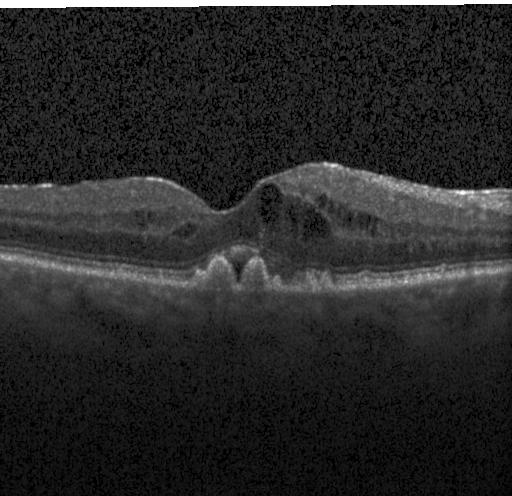
#> input picture data/test_image14.jpeg, 512 x 496 px
$ jupyter execute visuals.ipynb
#> lines starting #> are read from the running program, lines starting #| are printed output that depends on the picture; after the words box and inside, x2 and y2 are one past the last pixel; in counts of white or black regions, pixels touching at a corner belong together
#> further down, image is the input picture: shape (496, 512, 3); min 0, max 255, mean 40.4
### prepocessing/preprocessor.py
import cv2
import numpy as np
from skimage.util import img_as_float
from skimage.restoration import estimate_sigma
from bm3d import bm3d, BM3DStages

class Preprocessor:
    def __init__(self):
        pass

    # [17 lines left out: functions prepare, remove_noise, resize_image, not called in this run]

    def get_contours(self, image):
        contours, hierarchy = cv2.findContours(image, cv2.RETR_LIST, cv2.CHAIN_APPROX_SIMPLE)
        approved_cnts = []
        for cnt in contours:
            contourArea = cv2.contourArea(cnt)
            if (contourArea > 250):
                x, y, w, h = cv2.boundingRect(cnt)
                if (w < image.shape[1] / 4):
                    approved_cnts.append(cnt)
                elif (not self.is_line(cnt)) :
                    approved_cnts.append(cnt)
        return approved_cnts

    def is_line(self, contour):
        [vx, vy, x0, y0] = cv2.fitLine(contour, cv2.DIST_L2, 0, 0.01, 0.01)

        errors = []
        for point in contour:
            x, y = point[0]
            distance = abs(vy * (x - x0) - vx * (y - y0))
            errors.append(distance)
        return max(errors) < 13 # 12

    def smooth_image(self, image):
        image_medianBlur = cv2.medianBlur(image, 21)
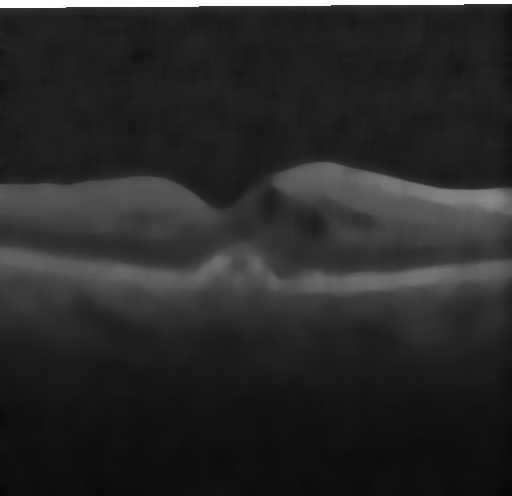
#> image_medianBlur: shape (496, 512); min 7, max 255, mean 40.9
        image_medianBlur = cv2.bilateralFilter(image_medianBlur, 11, 150, 150)
        return image_medianBlur

    def convert_to_gray(self, image):
        return cv2.cvtColor(image, cv2.COLOR_RGB2GRAY)

    def sobel(self, image):
        return cv2.Sobel(image, -1, 0, 1, ksize=5)
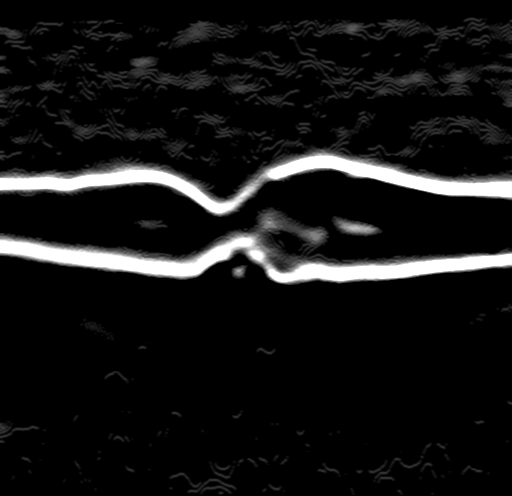
#> returned value: shape (496, 512); min 0, max 255, mean 20.7

    def threshold(self, image):
        return cv2.threshold(image, 100, 255, cv2.THRESH_BINARY)

    def morph_open(self, image, element):
        binary = cv2.morphologyEx(image, cv2.MORPH_OPEN, element)
        return binary

    def morph_close(self, image, element):
        binary = cv2.morphologyEx(image, cv2.MORPH_CLOSE, element)
        return binary

    def find_contours(self, image):
        contours, hierarchy = cv2.findContours(image, cv2.RETR_LIST, cv2.CHAIN_APPROX_SIMPLE)
        return contours, hierarchy

### prepocessing/visuals.ipynb
[cell 1]
import cv2
import numpy as np
import os
import matplotlib.pyplot as plt
from preprocessor import Preprocessor

[cell 2]
image = cv2.imread("../data/test_image14.jpeg")
prep = Preprocessor()
plt.imshow(image)
plt.show()

[cell 3]
converted_image = prep.convert_to_gray(image)
plt.imshow(converted_image, cmap='gray', vmin = 0, vmax = 255)
plt.show()

[cell 4]
filtered_image = prep.smooth_image(converted_image)
plt.imshow(filtered_image, cmap='gray', vmin = 0, vmax = 255)
plt.show()

[cell 5]
sobel_image = prep.sobel(filtered_image)
plt.imshow(sobel_image, cmap='gray', vmin = 0, vmax = 255)
plt.show()

[cell 6]
ret2, binary = prep.threshold(sobel_image)
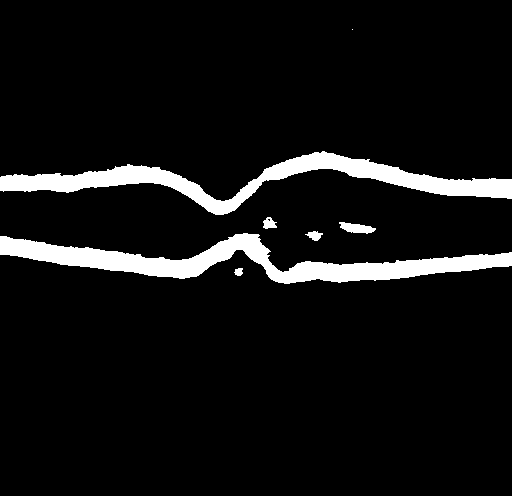
#> binary: shape (496, 512); 7.1% white; 7 white regions (1 under 20 px), largest, box (x1, y1, x2, y2) and area: (0, 233, 512, 284) 9134, (0, 151, 512, 215) 8440, (339, 222, 376, 234) 268, (263, 217, 277, 229) 112, (305, 231, 323, 241) 104, (234, 268, 243, 276) 55
#> ret2 = 100
plt.imshow(binary, cmap='gray', vmin = 0, vmax = 255)
plt.show()

[cell 7]
element = cv2.getStructuringElement(cv2.MORPH_ELLIPSE, (5, 5))
binary = prep.morph_open(binary, element)
#> in morph_open, `binary = cv2.morphologyEx(image, cv2.MORPH_OPEN, element)`:
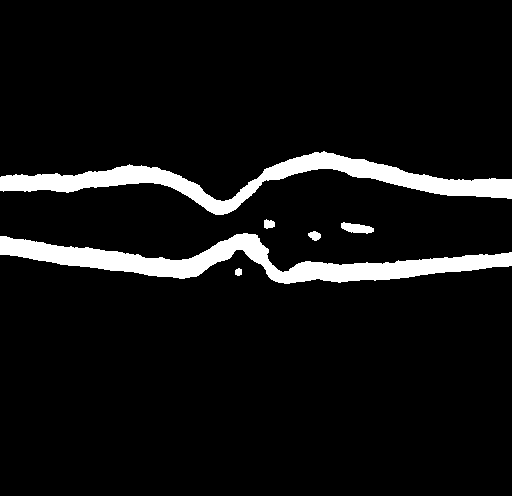
#> binary: shape (496, 512); 7.1% white; 6 white regions, box (x1, y1, x2, y2) and area: (0, 233, 512, 284) 9108, (0, 151, 512, 215) 8406, (341, 222, 374, 234) 253, (308, 231, 321, 241) 90, (264, 219, 275, 229) 84, (235, 268, 242, 276) 46
binary = prep.morph_close(binary, element)
#> in morph_close, `binary = cv2.morphologyEx(image, cv2.MORPH_CLOSE, element)`: binary: shape (496, 512); 7.1% white; 6 white regions
plt.imshow(binary, cmap='gray', vmin = 0, vmax = 255)
plt.show()

[cell 8]
contours = prep.get_contours(binary)
#> in get_contours, `contours, hierarchy = cv2.findContours(image, cv2.RETR_LIST, cv2.CHAIN..`: contours = 6 contours; box (x1, y1, x2, y2) and area: (0, 233, 512, 284) 8578, (0, 151, 512, 215) 7878, (341, 222, 374, 234) 216, (308, 231, 321, 241) 74, (264, 219, 275, 229) 68, (235, 268, 242, 276) 34
#> the loop in get_contours, `for cnt in contours:` made 6 passes
#> (contourArea, x, y, w, h, vx in is_line, vy in is_line, x0 in is_line) on passes 2, 6: (8578.5, 0, 233, 512, 51, [0.999], [0.0336], [244.4]), (7877.5, 0, 151, 512, 64, [1], [-0.0136], [245])
#> contourArea on passes 1, 3, 4, 5: 34.5, 74, 216.5, 67.5
#> after the loop in get_contours, `for cnt in contours:`: approved_cnts = 2 contours; box (x1, y1, x2, y2) and area: (0, 233, 512, 284) 8578, (0, 151, 512, 215) 7878
#> contours has the same summary as approved_cnts in get_contours
x, y, w, h = cv2.boundingRect(np.vstack(contours))
#> x = 0; y = 151; w = 512; h = 133
cv2.rectangle(image, (x, y), (x + w, y + h), (0, 0, 255), 2)
plt.imshow(image, cmap='gray', vmin = 0, vmax = 255)
plt.show()

$ run again, with data/test_image10.jpeg copied over data/test_image14.jpeg
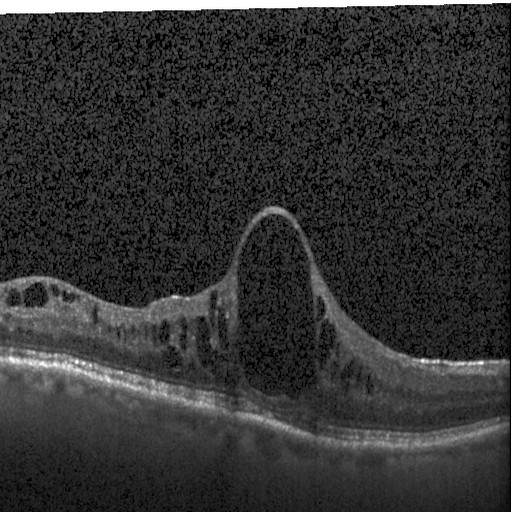
#> input picture data/test_image10.jpeg, 512 x 512 px
#> image is the input picture: shape (512, 512, 3); min 0, max 255, mean 50.8
#> `ret2, binary = prep.threshold(sobel_image)`:
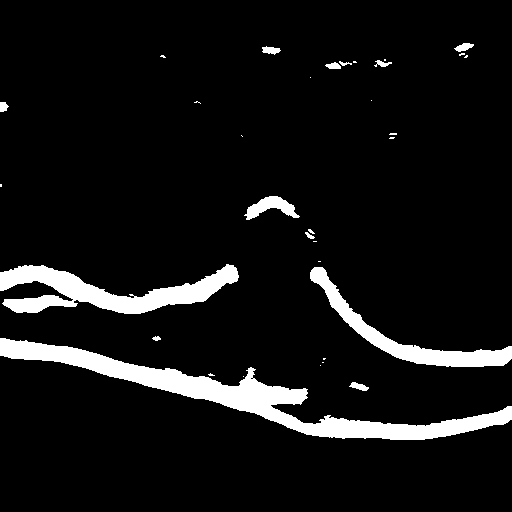
#> binary: shape (512, 512); 7.7% white; 33 white regions (20 under 20 px), largest, box (x1, y1, x2, y2) and area: (0, 338, 512, 440) 10031, (0, 264, 239, 314) 5327, (310, 267, 512, 367) 3408
#> ret2 = 100
#> in get_contours, `contours, hierarchy = cv2.findContours(image, cv2.RETR_LIST, cv2.CHAIN..`: contours = 11 contours, 1 with area under 20; largest, box (x1, y1, x2, y2) and area: (0, 338, 512, 440) 9431, (0, 264, 239, 314) 4979, (310, 267, 512, 367) 3167, (247, 196, 297, 220) 554, (456, 43, 472, 52) 78
#> the loop in get_contours, `for cnt in contours:` made 11 passes
#> (contourArea, x, y, w, h, vx in is_line, vy in is_line, x0 in is_line) on passes 2, 4, 5: (9431, 0, 338, 512, 102, [0.984], [0.176], [255.4]), (3167, 310, 267, 202, 100, [0.914], [0.406], [388.7]), (4979, 0, 264, 239, 50, [1], [-0.0239], [107.2])
#> after the loop in get_contours, `for cnt in contours:`: approved_cnts = 4 contours; box (x1, y1, x2, y2) and area: (0, 338, 512, 440) 9431, (0, 264, 239, 314) 4979, (310, 267, 512, 367) 3167, (247, 196, 297, 220) 554
#> `contours = prep.get_contours(binary)`: contours has the same summary as approved_cnts in get_contours
#> `x, y, w, h = cv2.boundingRect(np.vstack(contours))`: x = 0; y = 196; w = 512; h = 244
#> `cv2.rectangle(image, (x, y), (x + w, y + h), (0, 0, 255), 2)`:
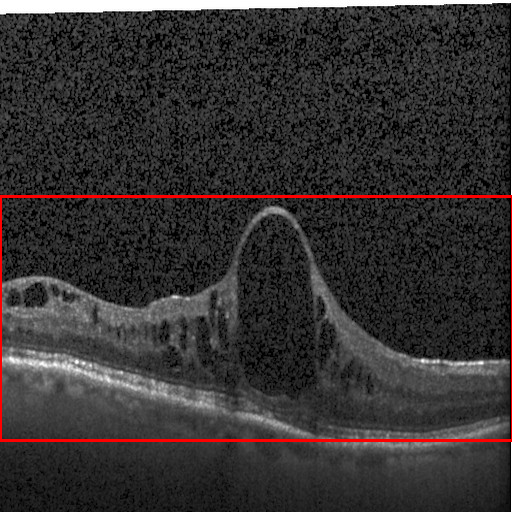
#> image: shape (512, 512, 3); mean B, G, R 49.8, 49.8, 53.5

$ run again, with data/test_image11.jpeg copied over data/test_image14.jpeg
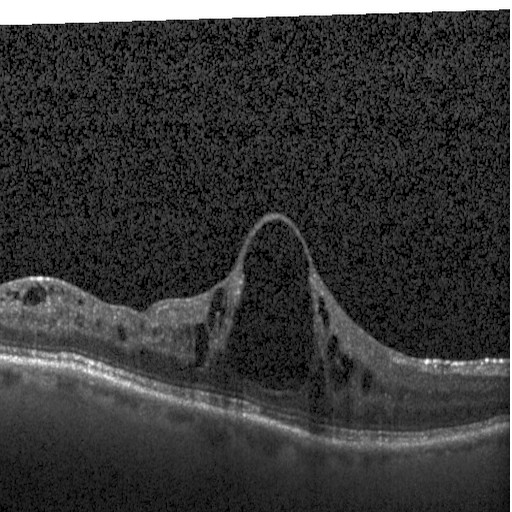
#> input picture data/test_image11.jpeg, 512 x 512 px
#> image is the input picture: shape (512, 512, 3); min 0, max 255, mean 55.4
#> `ret2, binary = prep.threshold(sobel_image)`:
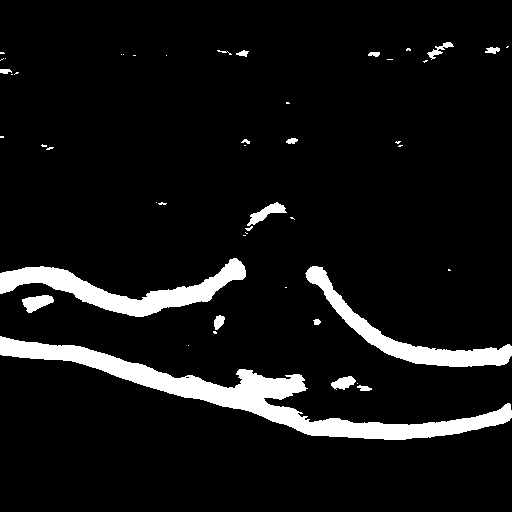
#> binary: shape (512, 512); 7.7% white; 48 white regions (30 under 20 px), largest, box (x1, y1, x2, y2) and area: (0, 336, 512, 440) 10165, (0, 258, 246, 317) 4684, (305, 266, 512, 367) 3641
#> ret2 = 100
#> in morph_open, `binary = cv2.morphologyEx(image, cv2.MORPH_OPEN, element)`:
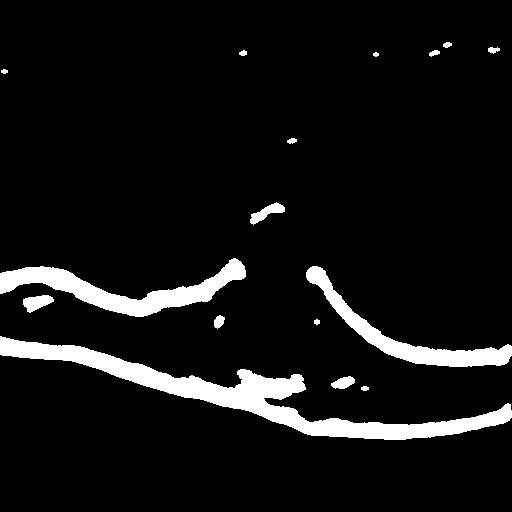
#> binary: shape (512, 512); 7.5% white; 16 white regions, largest, box (x1, y1, x2, y2) and area: (0, 336, 512, 440) 10097, (0, 258, 246, 317) 4659, (306, 266, 512, 367) 3625
#> in get_contours, `contours, hierarchy = cv2.findContours(image, cv2.RETR_LIST, cv2.CHAIN..`: contours = 16 contours, 3 with area under 20; largest, box (x1, y1, x2, y2) and area: (0, 336, 512, 440) 9542, (0, 258, 246, 317) 4395, (306, 266, 512, 367) 3399, (23, 295, 54, 313) 306, (250, 202, 285, 225) 291
#> the loop in get_contours, `for cnt in contours:` made 16 passes
#> (contourArea, x, y, w, h, vx in is_line, vy in is_line, x0 in is_line) on passes 3, 7, 8: (9541.5, 0, 336, 512, 104, [0.985], [0.171], [250.3]), (3399, 306, 266, 206, 101, [0.923], [0.384], [400.8]), (4395, 0, 258, 246, 59, [1], [-0.00786], [128.8])
#> after the loop in get_contours, `for cnt in contours:`: approved_cnts = 5 contours; box (x1, y1, x2, y2) and area: (0, 336, 512, 440) 9542, (0, 258, 246, 317) 4395, (306, 266, 512, 367) 3399, (23, 295, 54, 313) 306, (250, 202, 285, 225) 291
#> `contours = prep.get_contours(binary)`: contours has the same summary as approved_cnts in get_contours
#> `x, y, w, h = cv2.boundingRect(np.vstack(contours))`: x = 0; y = 202; w = 512; h = 238

$ run again, with data/test_image12.jpeg copied over data/test_image14.jpeg
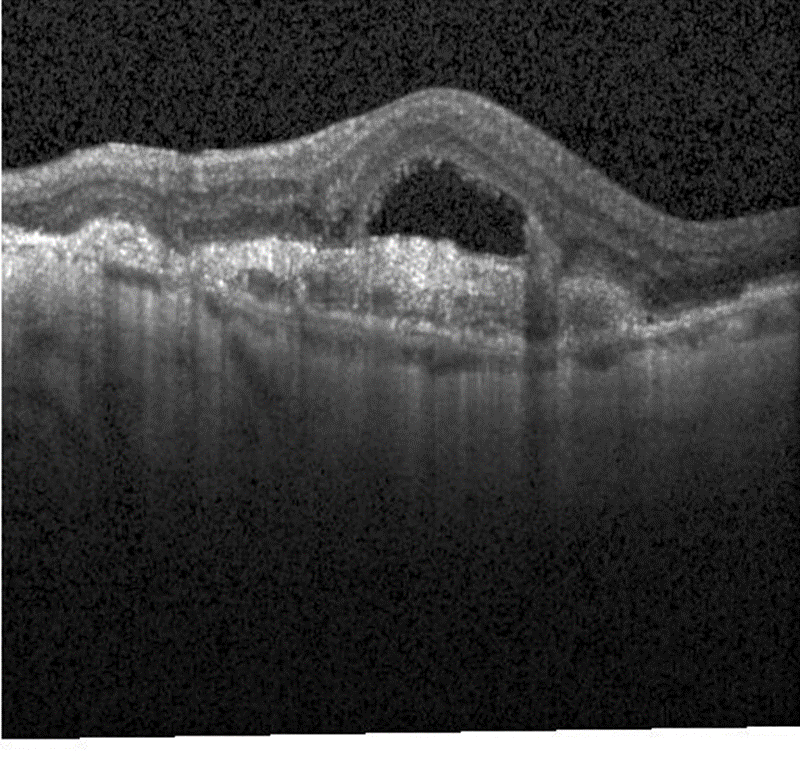
#> input picture data/test_image12.jpeg, 800 x 775 px
#> image is the input picture: shape (775, 800, 3); mean B, G, R 62.3, 62.3, 62.3
#> `ret2, binary = prep.threshold(sobel_image)`:
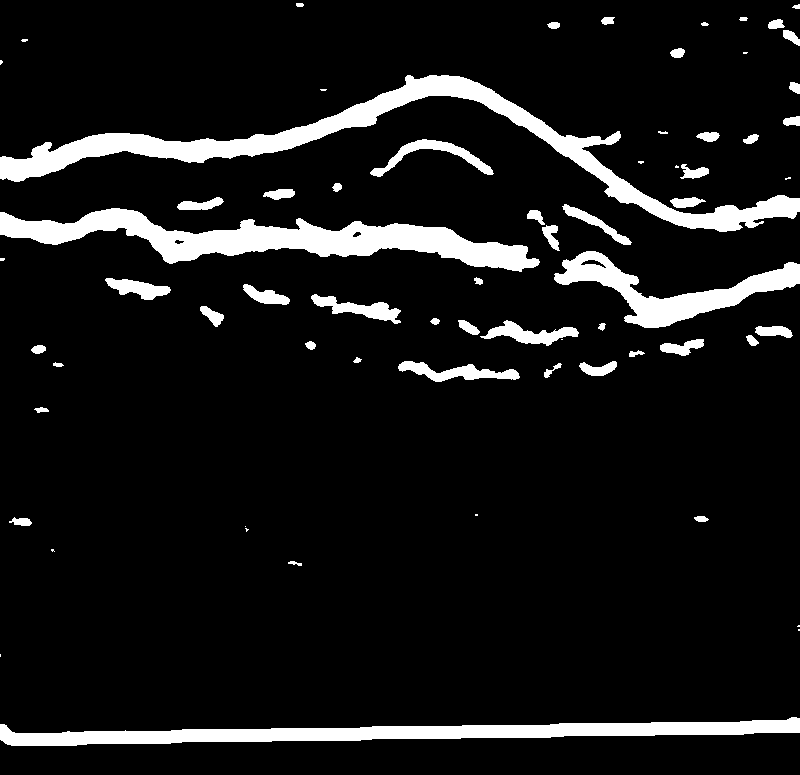
#> binary: shape (775, 800); 9.2% white; 67 white regions (16 under 20 px), largest, box (x1, y1, x2, y2) and area: (0, 75, 800, 232) 16236, (0, 208, 540, 272) 13071, (0, 717, 800, 746) 10522
#> ret2 = 100
#> in morph_open, `binary = cv2.morphologyEx(image, cv2.MORPH_OPEN, element)`:
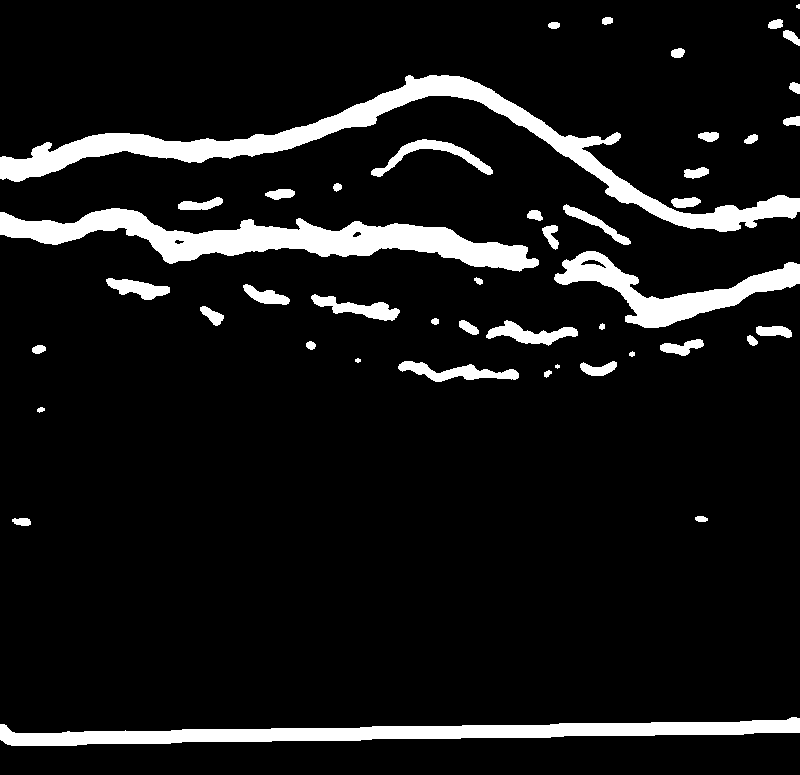
#> binary: shape (775, 800); 9.1% white; 46 white regions (2 under 20 px), largest, box (x1, y1, x2, y2) and area: (0, 75, 800, 232) 16186, (0, 208, 539, 272) 13052, (0, 717, 800, 746) 10522
#> in get_contours, `contours, hierarchy = cv2.findContours(image, cv2.RETR_LIST, cv2.CHAIN..`: contours = 45 contours, 4 with area under 20; largest, box (x1, y1, x2, y2) and area: (0, 75, 800, 232) 15623, (0, 208, 539, 272) 12548, (0, 717, 800, 746) 9708, (554, 251, 800, 328) 5663, (398, 361, 519, 382) 1036
#> the loop in get_contours, `for cnt in contours:` made 45 passes
#> (contourArea, x, y, w, h, vx in is_line, vy in is_line, x0 in is_line) on passes 1, 25, 28, 39: (9708, 0, 717, 800, 29, [1], [-0.0151], [340.3]), (5663, 554, 251, 246, 77, [0.999], [0.0456], [667.1]), (12548, 0, 208, 539, 64, [0.999], [0.0537], [269]), (15623, 0, 75, 800, 157, [0.997], [0.073], [430.5])
#> after the loop in get_contours, `for cnt in contours:`: approved_cnts = 14 contours; largest, box (x1, y1, x2, y2) and area: (0, 75, 800, 232) 15623, (0, 208, 539, 272) 12548, (554, 251, 800, 328) 5663, (398, 361, 519, 382) 1036, (371, 139, 493, 177) 1014
#> `contours = prep.get_contours(binary)`: contours has the same summary as approved_cnts in get_contours
#> `x, y, w, h = cv2.boundingRect(np.vstack(contours))`: x = 0; y = 75; w = 800; h = 307
